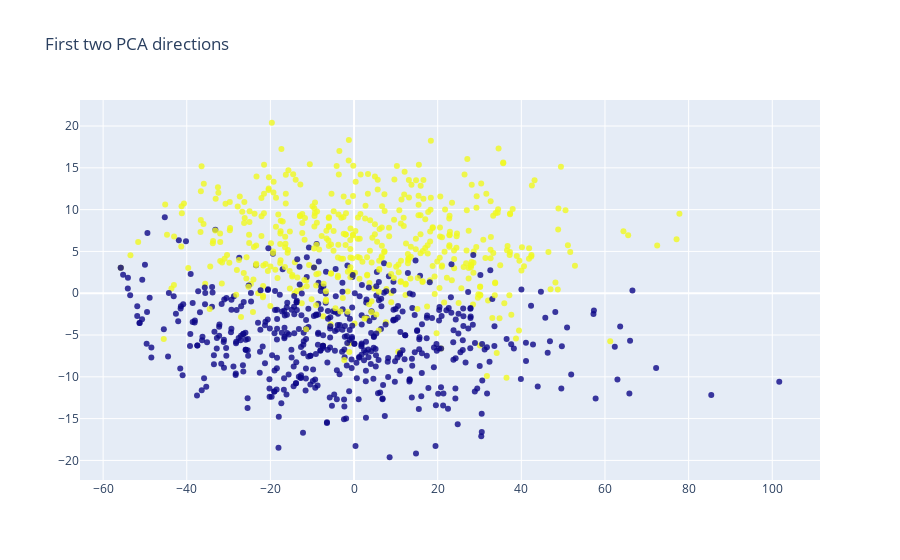

The notebook cell saved with this chart:
### Code cell
X_reduced = PCA(n_components=2).fit_transform(data_cluster.iloc[:, 1:])#Do not select the first column, which contains text

data_cluster['gender'] = pd.Categorical(data_cluster['gender'])# This converts the first cloumn variable to categorical (for assigning colors)
cols = data_cluster['gender'].cat.codes # This creates numerical color codes for the species variable

trace = Scatter(x=X_reduced[:, 0], y=X_reduced[:, 1],mode='markers',marker=dict(size=6, color=cols, opacity=0.8))

layout=Layout(title='First two PCA directions',scene=dict(xaxis=dict(title='1st eigenvector'), yaxis=dict(title='2nd eigenvector')))
fig = Figure(data=[trace], layout=layout)

plotly.offline.iplot(fig)

### Figure 1 — Plotly figure (JSON) as saved in the notebook; plotly's stock layout.template omitted (floating-point values rounded to 4 significant figures; data arrays with more than 128 entries replaced by an {"elided": "..."} marker saying what was removed)
{"data": [{"marker": {"color": {"elided": "1000 int values"}, "opacity": 0.8, "size": 6}, "mode": "markers", "type": "scatter", "x": {"elided": "1000 float values"}, "y": {"elided": "1000 float values"}}], "layout": {"scene": {"xaxis": {"title": {"text": "1st eigenvector"}}, "yaxis": {"title": {"text": "2nd eigenvector"}}}, "title": {"text": "First two PCA directions"}}}
